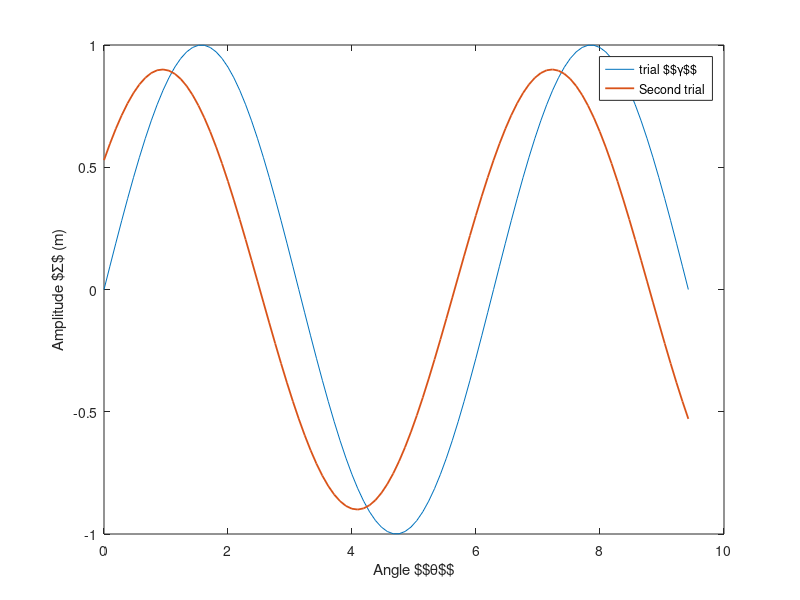

Reproduce this figure in MATLAB. (Note: this script raises an error after producing the figure.)
% CODE by Laure Lemrich, Nov 2017 at ETH Zurich
% 
% This snippet gives you a set of commands to add after your figure to format
% it. You can adjust figure width and fontsize to more closely match your
% latex document (I do this by trial& error). Using \the\textwidth in LaTeX
% gives you page width in points. The package 'layouts' can convert it for
% you. 
% Example for LaTeX at the end. 
%
% Parameters for your figure ----------------------------------------------
figurewidth = 16; % cm
fontsize = 14.5;
figureheightratio = 0.6;

% Your figure -------------------------------------------------------------
figure;
x = linspace(0,3*pi,100);
plot(x,sin(x),'DisplayName','trial $$\gamma$$')
hold all
plot(x,0.9*sin(x+0.2*pi),'DisplayName','Second trial','LineWidth',1.3)
xlabel('Angle $$\theta$$')
ylabel('Amplitude $\Sigma$ (m)')
lg = legend('show');
lg.Location = 'best';
title('Parameter $$\sigma_{ij}$$')

ax = gca;
ax.XTick = [0 pi 2*pi 3*pi];
ax.XTickLabel = {'$$0$$','$$\pi$$','$$2\pi$$','$$3\pi$$'};

% Formatting & saving your figure to a file -------------------------------
%- Homogeneize
hfig = gcf;
set(findall(hfig,'-property','FontSize'),'FontSize',fontsize)
set(findall(hfig,'-property','FontWeight'),'FontWeight','normal') %no bold
set(findall(hfig,'-property','Interpreter'),'Interpreter','latex')
set(findall(hfig,'-property','TickLabelInterpreter'),'TickLabelInterpreter','latex')
set(findall(hfig,'-property','Box'),'Box','off')

%- Set figure dimensions
set(hfig,'PaperPositionMode','Auto','PaperUnits','centimeters','Units','centimeters');
hfig.Position = [3 3 figurewidth figureheightratio*figurewidth];
hfig.PaperSize = [hfig.Position(3) hfig.Position(4)];

%- Print
filename = 'myfigure';
%print(hfig,filename,'-dpdf','-painters','-fillpage')% '-bestfit' 
%print(hfig,filename,'-djpeg')

% LaTeX -------------------------------------------------------------
% 
% I use PdfLatex for my files, and add them as such:
% \usepackage{graphicx}
% ...
% \begin{figure}
% 	\includegraphics[width=1\columnwidth]{myfigure}
% 	\caption{Comment}%
% 	\label{figlabel} 
% \end{figure} 









